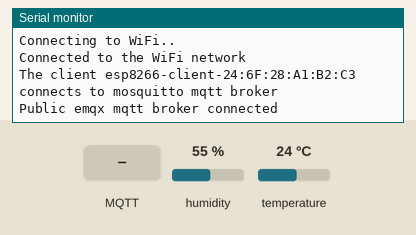
Recording of a sketch running on a simulated ESP32. On the bench: the last lines printed to the serial monitor. The test bench sets the inputs (shaded band); at power-on: humidity 55 %, temperature 24 °C. WiFi joins after 1.5 s; servers stay silent unless stated; no MQTT or app messages arrive unless stated.

Above: at 2.7 s.
2.8 s: MQTT message "1" arrives on the first subscribed topic
At 4.6 s:
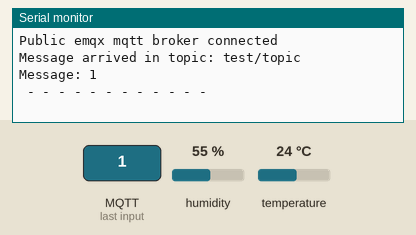
5.0 s: MQTT message "on" arrives on the first subscribed topic
At 6.8 s:
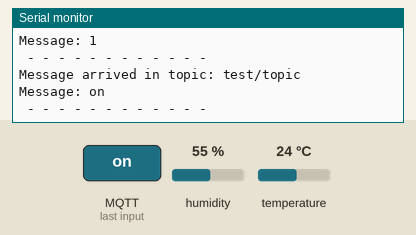
7.1 s: MQTT message "off" arrives on the first subscribed topic
At 8.3 s:
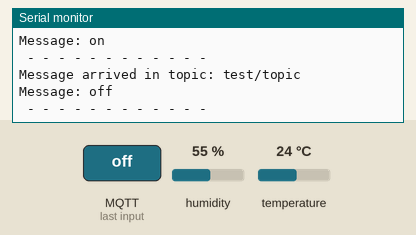

Measured:
- after the input at 2.8 s, the serial monitor: prints a new line after 0.78 s (image 1)
- after the input at 5.0 s, the serial monitor: prints a new line after 0.61 s (image 2)
- after the input at 7.1 s, the serial monitor: prints a new line after 0.53 s (image 3)

The sketch:

ESP32.ino
```cpp
// Incluir librerias
#include <WiFi.h>
#include <PubSubClient.h>
#include <DHT.h>

// Definicion del pin y el tipo de pin del sensor
#define DHTPIN 4
#define DHTTYPE DHT11

// Inicializacion del pin del sensor
DHT dht(DHTPIN, DHTTYPE);

// Definicion de variables para realizar la conexion Wi-Fi
const char* ssid = "InternetWL";
const char* password = "CsM7Jtc7PydEkA7m65UR";

const char* mqtt_broker = "192.168.1.24";
const char* topic = "test/topic";
const int mqtt_port = 1883;

// Definicion del cliente esp
WiFiClient espClient;
PubSubClient client(espClient);

// Funcion de callback para manejar mensajes MQTT entrantes
void callback(char* topic, byte* payload, unsigned int length) {
  Serial.print("Message arrived in topic: ");
  Serial.println(topic);
  Serial.print("Message: ");

  for (int i = 0; i < length; i++) {
    Serial.print((char)payload[i]);
  }

  Serial.println();
  Serial.println(" - - - - - - - - - - - -");
}

void setup() {
  Serial.begin(115200);

  // Conexion Wi-Fi
  WiFi.begin(ssid, password);
  while (WiFi.status() != WL_CONNECTED) {
    delay(500);
    Serial.println("Connecting to WiFi..");
  }

  Serial.println("Connected to the WiFi network");

  // Inicializacion del sensor DHT
  dht.begin();

  // Conexion al broker MQTT
  client.setServer(mqtt_broker, mqtt_port);
  client.setCallback(callback);

  // Esperar a que se establezca la conexion con el broker MQTT
  while (!client.connected()) {
    String client_id = "esp8266-client-";
    client_id += String(WiFi.macAddress());

    Serial.printf("The client %s connects to mosquitto mqtt broker\n", client_id.c_str());

    if (client.connect(client_id.c_str())) {
      Serial.println("Public emqx mqtt broker connected");
    } else {
      Serial.print("failed with state ");
      Serial.print(client.state());
      delay(2000);
    }
  }

  // Publicar un mensaje en el topic MQTT al establecer la conexion
  client.publish(topic, "Hello From ESP32!");
  client.subscribe(topic);
}

void loop() {
  delay(2000);

  // Lectura del sensor DHT
  float h = dht.readHumidity();
  float t = dht.readTemperature();
  float f = dht.readTemperature(true);

  // Verificar si la lectura del sensor fue exitosa
  if (isnan(h) || isnan(t) || isnan(f)) {
    Serial.println(F("Failed to read from DHT sensor!"));
    return;
  }

  // Crear un mensaje con los datos del sensor
  String message = "Temperature: " + String(t) + " C, Humidity: " + String(h) + "%";
  // Publicar el mensaje en el topic MQTT
  client.publish(topic, message.c_str());

  // Manejo de mensajes MQTT
  client.loop();
}
```
